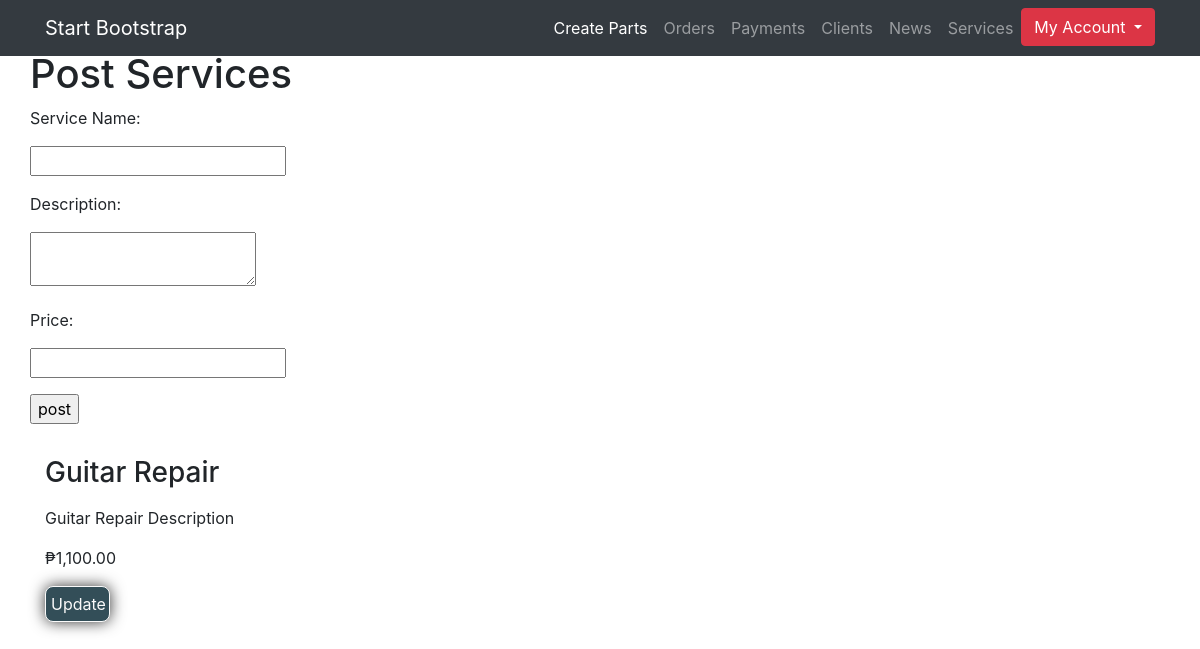
Screenshot of /admin/services.php with the database file from the repository.
### tables this page shows
CREATE TABLE `tbl_services` (
  `id` int(11) NOT NULL,
  `name` varchar(100) NOT NULL,
  `description` text NOT NULL,
  `price` decimal(10,0) NOT NULL
);

### admin/services.php (the view, shortened to what this page needs)
<?php
    require_once('includes/sources/head.php');
?>
</head>
<body>
    <?php
        require_once('includes/views/navigation.php');
    ?>
    <div class="container">
    <div class="row">
        <form action="handlers/forms/post_services.php" method="post">
            <h1>Post Services</h1>
            <p>Service Name:</p>
            <p><input type="text" name="name" required></p>
            <p>Description:</p>
            <p><textarea name="desc" required></textarea></p>
            <p>Price:</p>
            <p><input type="price" name="price"></p>
            <p><input type="submit" value="post" required min=0></p>
        </form>
    </div>
<?php
    $sql = "SELECT id, name, description, price FROM tbl_services";
    $result = $con->query($sql);
    while($row = $result->fetch_object()){
        $id = $row->id;
        $name = $row->name;
        $desc = $row->description;
        $price = $row->price;
        echo '<p><h3>'.$name.'</h3></p>';
        echo '<p>'.nl2br($desc).'</p>';
        echo '<p>₱'.number_format($price,2).'</p>';
        echo '<div class="update-button" onclick="showModal(this)" value ="'.$id.'"">Update</div>';
    }
?>
<?php
    require_once('includes/sources/foot.php');
?>
</body>
</html>

### admin/services.php (style rules this page uses)
.update-button { background: #334E58; color: #fafafa; border-radius: 8px; border: 1px solid #fafafa; box-shadow: 0 0 15px rgba(0,0,0,0.8); padding: 5px; width: 65px; text-align: center; cursor: pointer; }

### rows the page displays
tbl_services: name "Guitar Repair", description "Guitar Repair Description", price "1,100.00", $id 1 (drawn)
